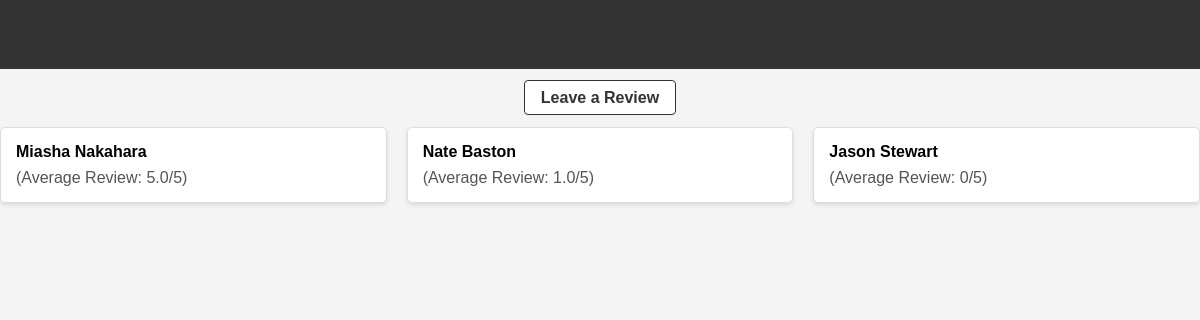
Screenshot of /all_doctors/ with the database file from the repository.
### website/models.py (models this page shows, shortened)
class Doctor(models.Model):
    d_nid = models.IntegerField(primary_key=True)
    speciality = models.CharField(max_length=15)
    degree = models.CharField(max_length=15)
    name = models.CharField(max_length=40)
    hospitals = models.ManyToManyField(Hospital, through='DocSits', through_fields=('doctor', 'hospital'))
    def average_review(self):
        reviews = self.patientdoctorevaluation_set.all()
        if reviews.exists():
            return sum(review.ratings for review in reviews) / reviews.count()
        else:
            return 0

### website/views.py (the view)
# urls.py: path('all_doctors/', views.all_doctors, name='all_doctors'),
def all_doctors(request):
    doctors = Doctor.objects.all()
    for doctor in doctors:
        doctor.avg_review = doctor.average_review()
    return render(request, 'all_doctors.html', {'doctors': doctors})

### website/templates/all_doctors.html (shortened to what this page needs)
<!DOCTYPE html>
<html lang="en">
<head>
</head>
<body>
    <header>
        <h1>All Hospitals</h1>
    </header>
    <nav>
        <a href="{% url 'doctor_review_form' %}">Leave a Review</a>
    </nav>
    <section>
        <ul>
            {% for doctor in doctors %}
                <li>
                    <strong>{{ doctor.name }}</strong>
                    <span>(Average Review: {{ doctor.avg_review|default:0 }}/5)</span>
                </li>
            {% endfor %}
        </ul>
    </section>
</body>
</html>

### website/templates/all_doctors.html (style rules this page uses)
body { font-family: 'Arial', sans-serif; margin: 0; padding: 0; background-color: #f4f4f4; transition: background-color 0.3s ease; }
header { background-color: #333; color: #fff; text-align: center; padding: 1em; }
h1 { color: #333; margin: 0; }
nav { text-align: center; margin: 20px 0; }
a { text-decoration: none; color: #333; font-weight: bold; border: 1px solid #333; padding: 8px 16px; border-radius: 4px; background-color: #fff; transition: background-color 0.3s, color 0.3s; cursor: pointer; }
ul { list-style-type: none; padding: 0; display: grid; gap: 20px; grid-template-columns: repeat(auto-fit, minmax(250px, 1fr)); }
li { background-color: #fff; border: 1px solid #ddd; padding: 15px; border-radius: 5px; box-shadow: 0 2px 4px rgba(0, 0, 0, 0.1); transition: transform 0.3s ease; }
span { display: block; margin-top: 8px; color: #555; }

### rows the page displays
Doctor: name "Miasha Nakahara", avg_review "5.0"
Doctor: name "Nate Baston", avg_review "1.0"
Doctor: name "Jason Stewart", avg_review "0"
